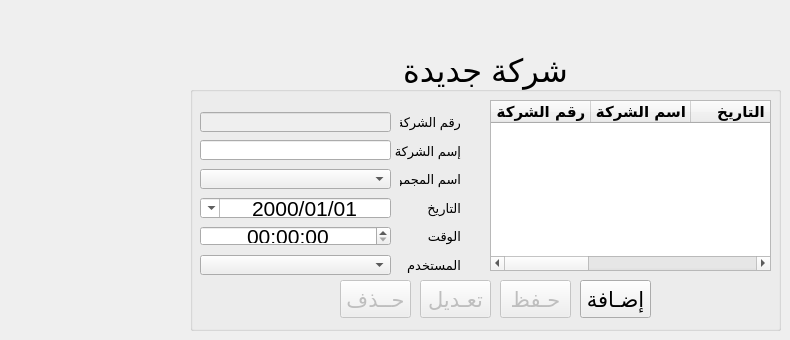
      <widget class="QWidget" name="tab_6">
       <attribute name="title">
        <string>الشركات</string>
       </attribute>
       <widget class="QGroupBox" name="groupBox_11">
        <property name="geometry">
         <rect>
          <x>190</x>
          <y>50</y>
          <width>591</width>
          <height>281</height>
         </rect>
        </property>
        <property name="font">
         <font>
          <pointsize>24</pointsize>
         </font>
        </property>
        <property name="title">
         <string>شركة جديدة</string>
        </property>
        <property name="alignment">
         <set>Qt::AlignCenter</set>
        </property>
        <widget class="QLineEdit" name="lineEdit_37">
         <property name="enabled">
          <bool>false</bool>
         </property>
         <property name="geometry">
          <rect>
           <x>10</x>
           <y>62</y>
           <width>191</width>
           <height>20</height>
          </rect>
         </property>
         <property name="font">
          <font>
           <pointsize>14</pointsize>
          </font>
         </property>
         <property name="alignment">
          <set>Qt::AlignRight|Qt::AlignTrailing|Qt::AlignVCenter</set>
         </property>
        </widget>
        <widget class="QLineEdit" name="lineEdit_38">
         <property name="geometry">
          <rect>
           <x>10</x>
           <y>90</y>
           <width>191</width>
           <height>20</height>
          </rect>
         </property>
         <property name="font">
          <font>
           <pointsize>14</pointsize>
          </font>
         </property>
         <property name="alignment">
          <set>Qt::AlignLeading|Qt::AlignLeft|Qt::AlignVCenter</set>
         </property>
        </widget>
        <widget class="QLabel" name="label_48">
         <property name="geometry">
          <rect>
           <x>210</x>
           <y>176</y>
           <width>61</width>
           <height>20</height>
          </rect>
         </property>
         <property name="font">
          <font>
           <pointsize>10</pointsize>
          </font>
         </property>
         <property name="text">
          <string>الوقت</string>
         </property>
        </widget>
        <widget class="QLabel" name="label_49">
         <property name="geometry">
          <rect>
           <x>210</x>
           <y>205</y>
           <width>61</width>
           <height>20</height>
          </rect>
         </property>
         <property name="font">
          <font>
           <pointsize>10</pointsize>
          </font>
         </property>
         <property name="text">
          <string>المستخدم</string>
         </property>
        </widget>
        <widget class="QLabel" name="label_50">
         <property name="geometry">
          <rect>
           <x>210</x>
           <y>148</y>
           <width>61</width>
           <height>20</height>
          </rect>
         </property>
         <property name="font">
          <font>
           <pointsize>10</pointsize>
          </font>
         </property>
         <property name="text">
          <string>التاريخ</string>
         </property>
        </widget>
        <widget class="QLabel" name="label_51">
         <property name="geometry">
          <rect>
           <x>200</x>
           <y>91</y>
           <width>71</width>
           <height>20</height>
          </rect>
         </property>
         <property name="font">
          <font>
           <pointsize>10</pointsize>
          </font>
         </property>
         <property name="text">
          <string>إسم الشركة</string>
         </property>
        </widget>
        <widget class="QLabel" name="label_52">
         <property name="geometry">
          <rect>
           <x>210</x>
           <y>62</y>
           <width>61</width>
           <height>20</height>
          </rect>
         </property>
         <property name="font">
          <font>
           <pointsize>10</pointsize>
          </font>
         </property>
         <property name="text">
          <string>رقم الشركة</string>
         </property>
        </widget>
        <widget class="QDateEdit" name="dateEdit_6">
         <property name="geometry">
          <rect>
           <x>10</x>
           <y>148</y>
           <width>191</width>
           <height>20</height>
          </rect>
         </property>
         <property name="font">
          <font>
           <pointsize>16</pointsize>
          </font>
         </property>
         <property name="layoutDirection">
          <enum>Qt::RightToLeft</enum>
         </property>
         <property name="alignment">
          <set>Qt::AlignCenter</set>
         </property>
         <property name="displayFormat">
          <string notr="true">dd/MM/yyyy</string>
         </property>
         <property name="calendarPopup">
          <bool>true</bool>
         </property>
        </widget>
        <widget class="QTimeEdit" name="timeEdit_4">
         <property name="geometry">
          <rect>
           <x>10</x>
           <y>176</y>
           <width>191</width>
           <height>20</height>
          </rect>
         </property>
         <property name="font">
          <font>
           <pointsize>16</pointsize>
          </font>
         </property>
         <property name="alignment">
          <set>Qt::AlignCenter</set>
         </property>
        </widget>
        <widget class="QTableWidget" name="tableWidget_6">
         <property name="geometry">
          <rect>
           <x>300</x>
           <y>50</y>
           <width>281</width>
           <height>171</height>
          </rect>
         </property>
         <property name="font">
          <font>
           <family>ae_AlMateen</family>
           <pointsize>11</pointsize>
           <weight>75</weight>
           <bold>true</bold>
          </font>
         </property>
         <property name="selectionBehavior">
          <enum>QAbstractItemView::SelectRows</enum>
         </property>
         <column>
          <property name="text">
           <string>رقم الشركة</string>
          </property>
         </column>
         <column>
          <property name="text">
           <string>اسم الشركة</string>
          </property>
         </column>
         <column>
          <property name="text">
           <string>التاريخ</string>
          </property>
         </column>
         <column>
          <property name="text">
           <string>الوقت</string>
          </property>
         </column>
         <column>
          <property name="text">
           <string>المستخدم</string>
          </property>
         </column>
         <column>
          <property name="text">
           <string>رقم المجموعة</string>
          </property>
         </column>
        </widget>
        <widget class="QPushButton" name="pushButton_23">
         <property name="enabled">
          <bool>false</bool>
         </property>
         <property name="geometry">
          <rect>
           <x>310</x>
           <y>230</y>
           <width>71</width>
           <height>38</height>
          </rect>
         </property>
         <property name="font">
          <font>
           <pointsize>16</pointsize>
          </font>
         </property>
         <property name="text">
          <string>حـفظ</string>
         </property>
        </widget>
        <widget class="QPushButton" name="pushButton_24">
         <property name="enabled">
          <bool>false</bool>
         </property>
         <property name="geometry">
          <rect>
           <x>150</x>
           <y>230</y>
           <width>71</width>
           <height>38</height>
          </rect>
         </property>
         <property name="font">
          <font>
           <pointsize>16</pointsize>
          </font>
         </property>
         <property name="text">
          <string>حــذف</string>
         </property>
        </widget>
        <widget class="QPushButton" name="pushButton_55">
         <property name="geometry">
          <rect>
           <x>390</x>
           <y>230</y>
           <width>71</width>
           <height>38</height>
          </rect>
         </property>
         <property name="font">
          <font>
           <pointsize>16</pointsize>
          </font>
         </property>
         <property name="text">
          <string>إضـافة</string>
         </property>
        </widget>
        <widget class="QPushButton" name="pushButton_56">
         <property name="enabled">
          <bool>false</bool>
         </property>
         <property name="geometry">
          <rect>
           <x>230</x>
           <y>230</y>
           <width>71</width>
           <height>38</height>
          </rect>
         </property>
         <property name="font">
          <font>
           <pointsize>16</pointsize>
          </font>
         </property>
         <property name="text">
          <string>تعـديل</string>
         </property>
        </widget>
        <widget class="QComboBox" name="comboBox_18">
         <property name="geometry">
          <rect>
           <x>10</x>
           <y>205</y>
           <width>191</width>
           <height>20</height>
          </rect>
         </property>
         <property name="font">
          <font>
           <pointsize>12</pointsize>
          </font>
         </property>
        </widget>
        <widget class="QComboBox" name="comboBox_21">
         <property name="geometry">
          <rect>
           <x>10</x>
           <y>119</y>
           <width>191</width>
           <height>20</height>
          </rect>
         </property>
         <property name="font">
          <font>
           <pointsize>12</pointsize>
          </font>
         </property>
        </widget>
        <widget class="QLabel" name="label_140">
         <property name="geometry">
          <rect>
           <x>210</x>
           <y>119</y>
           <width>61</width>
           <height>20</height>
          </rect>
         </property>
         <property name="font">
          <font>
           <pointsize>10</pointsize>
          </font>
         </property>
         <property name="text">
          <string>اسم المجموعة</string>
         </property>
        </widget>
       </widget>
      </widget>
